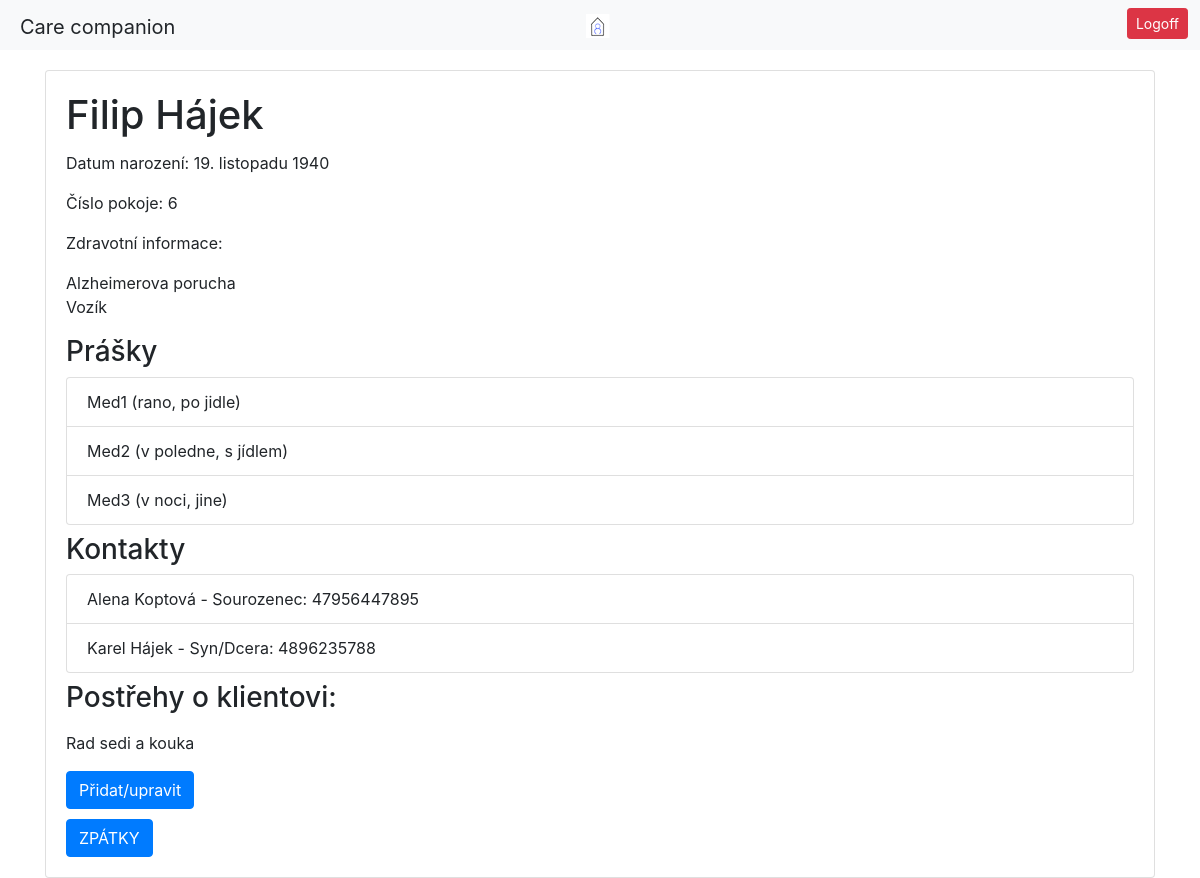
The page /opatrovnik/karty-klientu/Filip-Hájek/ (signed in) on the database as committed earlier.
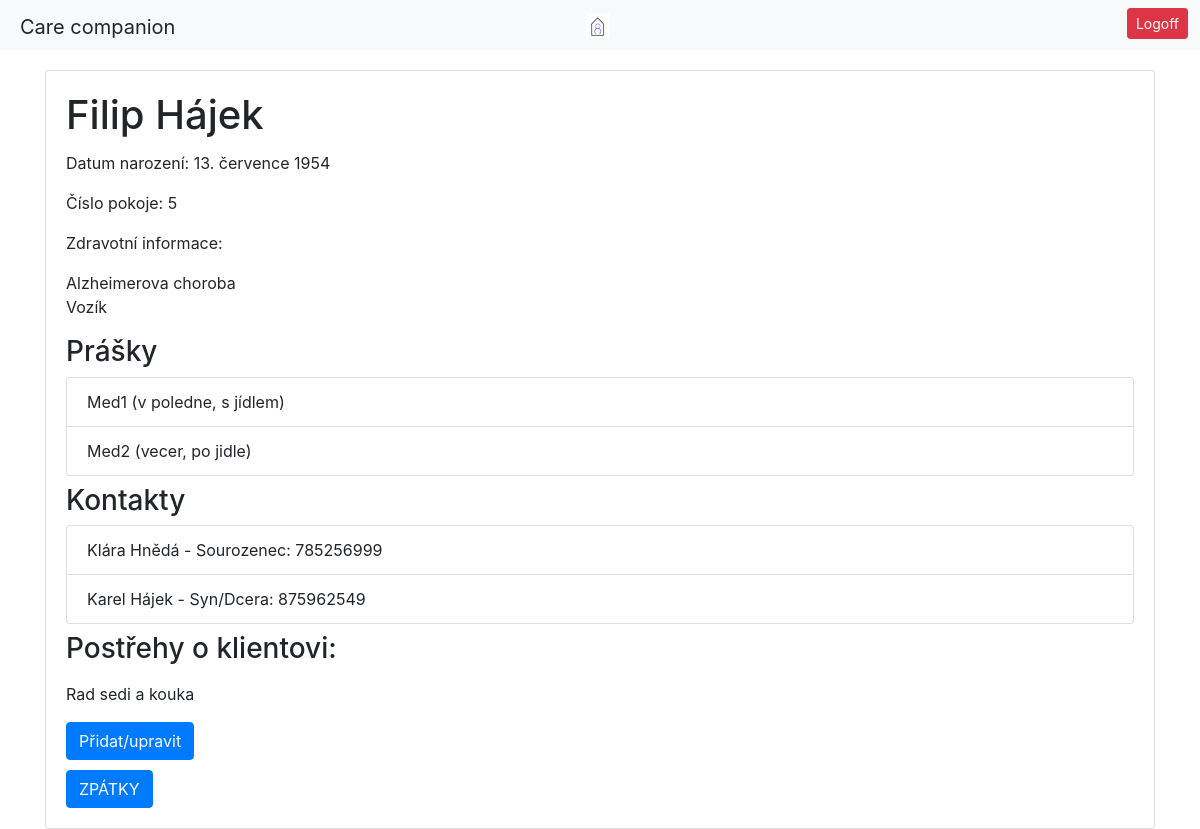
The same page on the database as committed later.
### patient/models.py (models this page shows)
class Patient(models.Model):
    user = models.OneToOneField(User, on_delete=models.CASCADE, default='', related_name='patient_profile')
    date_of_admission = models.DateField()
    room_number = models.IntegerField()
    birthday = models.DateField()
    health_info = models.TextField()
    observations = models.TextField(blank=True, null=True)
    objects = models.Manager()
    class ContactManager(models.Manager):
        def create_contact(self, patient, relationship, name, phone_number):
            return self.create(patient=patient, relationship=relationship, name=name, phone_number=phone_number)
    class MedicationIntakeManager(models.Manager):
        def create_medication(self, patient, medication, when, how):
            return self.create(patient=patient, medication=medication, when=when, how=how)
    medications = MedicationIntakeManager()
    contacts = ContactManager()
    class ActivityManager(models.Manager):
        def create_activity(self, patient, date, time, description):
            return self.create(patient=patient, date=date, time=time, description=description)
    activities = ActivityManager()
    @property
    def first_name(self):
        return self.user.first_name
    @property
    def last_name(self):
        return self.user.last_name

class MedicationIntake(models.Model):
    medication = models.CharField(max_length=50)
    WHEN_CHOICES = (
        ('rano', 'Ráno'),
        ('v poledne', 'V poledne'),
        ('vecer', 'Večer'),
        ('v noci', 'V noci'),
        ('jine', 'Jiné'),
    )
    when = models.CharField(max_length=20, choices=WHEN_CHOICES)
    HOW_CHOICES = (
        ('pred jidlem', 'Před jídlem'),
        ('s jídlem', 'S jídlem'),
        ('po jidle', 'Po jídle'),
        ('jine', 'Jiné'),
    )
    how = models.CharField(max_length=20, choices=HOW_CHOICES)
    patient = models.ForeignKey(Patient, on_delete=models.CASCADE)

class Contact(models.Model):
    RELATIONSHIP_CHOICES = (
        ('syn/dcera', 'Syn/Dcera'),
        ('pritel/kyne', 'Přítel/kyně'),
        ('sourozenec', 'Sourozenec'),
        ('rodic', 'Rodič'),
        ('manzel/ka', 'Manžel/ka'),
        ('jini pribuzni', 'Jiní příbuzní'),
        ('jine', 'Jiné'),
    )
    relationship = models.CharField(max_length=20, choices=RELATIONSHIP_CHOICES)
    name = models.CharField(max_length=25)
    phone_number = models.IntegerField(null=True)
    patient = models.ForeignKey(Patient, on_delete=models.CASCADE)

### caregiver/decorators.py (the view)
    def _wrapped_view(request, *args, **kwargs):
        if request.user.is_authenticated:
            groups = request.user.groups.values_list('name', flat=True)
            if 'Caregivers' in groups:
                return view_func(request, *args, **kwargs)
        messages.success(request, 'Pro přístup do aplikace se přihlašte.')
        return redirect('login_user')

### caregiver/views.py (called while the page is built)
@caregiver_required
def patient_info(request, full_name_of_patient):
    first_name, last_name = full_name_of_patient.split('-')
    patient = Patient.objects.get(user__first_name=first_name, user__last_name=last_name)
    form = ObservationForm(request.POST or None, instance=patient)
    if form.is_valid():
        form.save()
        return redirect('patient_info', full_name_of_patient)
    return render(request, 'patient_info.html', {'patient': patient, 'form': form})

### caregiver/templates/patient_info.html (shortened to what this page needs)
{% extends 'base_caregiver.html' %}
{% load static %}
{% block navbar %}
     <a href="{% url 'index_caregiver' %}"><img src="{% static 'CareLogo.png' %}" alt="Italian Trulli"></a>
{% endblock %}
{% block content %}
<div class="container">
    <div class="card">
        <div class="card-body">
            <h1 class="card-title">{{ patient.first_name }} {{ patient.last_name }}</h1>
            <p class="card-text">Datum narození: {{ patient.birthday }}</p>
            <p class="card-text">Číslo pokoje: {{ patient.room_number }}</p>
            <p class="card-text">Zdravotní informace: {{ patient.health_info|linebreaks }}</p>
            <h3>Prášky</h3>
            <ul class="list-group">
                {% for medication_intake in patient.medicationintake_set.all %}
                    <li class="list-group-item">{{ medication_intake.medication }} ({{ medication_intake.when }}, {{ medication_intake.how }})</li>
                {% endfor %}
            </ul>
            <h3 class="pt-2">Kontakty</h3>
            <ul class="list-group">
                {% for contact in patient.contact_set.all %}
                    <li class="list-group-item">{{ contact.name }} - {{ contact.get_relationship_display }}: {{ contact.phone_number }}</li>
                {% endfor %}
            </ul>
            <h3 class="pt-2">Postřehy o klientovi:</h3>
            {% if not form.instance.observations %}
                <div id="current-observations" style="display: none;">
            {% else %}
                <div id="current-observations">
            {% endif %}
                <p>{{ patient.observations|linebreaks }}</p>
            </div>
            <button id="edit-observations" class="btn btn-primary" style="margin-top: 0px; margin-bottom: 10px">Přidat/upravit</button>
            <br>
            <a href="{% url 'medical_cards' %}" class="btn btn-primary">ZPÁTKY</a>
        </div>
    </div>
</div>
</div>
{% endblock %}

### caregiver/templates/base_caregiver.html (shortened to what this page needs)
<!DOCTYPE html>
<html lang="en">
<head>
  <link rel="stylesheet" href="https://stackpath.bootstrapcdn.com/bootstrap/4.5.2/css/bootstrap.min.css">
    {% load static %}
  <link href="https://cdn.jsdelivr.net/npm/bootstrap-icons/font/bootstrap-icons.css" rel="stylesheet">
    <link  rel="stylesheet" href="{% static '/caregiver/caregiver.css' %}">
</head>
<body>
    <div class="container-fluid bg-light pt-1 pb-1">
        <div class="row">
            <div class="col d-none d-md-block">
                <div class="p-1 ml-3 mt-1 navbar-brand">Care companion</div>
            </div>
            <div class="col-9 col-sm-4 text-left text-sm-center">
                <div class="p-1 mt-1 mb-1 pl-3 pl-sm-0 text-muted">{% block navbar %}{% endblock %}</div>
            </div>
            <div class="col-3 col-sm-4 text-right">
                <div class="p-1 mr-2 text-end"><a class="btn btn-danger btn-sm" href="{% url 'logout_user' %}">Logoff</a></div>
            </div>
        </div>
    </div>
<div class="block-content">
 {% block content %}
 {% endblock %}
</body>
</html>

### static/caregiver/caregiver.css (style rules this page uses)
.container-fluid { padding-left: 0; padding-right: 0; }
div .card { margin-top: 20px; }

Rows that differ between the two databases and show on the page:
removed MedicationIntake: medication "Med3", when "v noci", how "jine"
changed Patient "Rad sedi a kouka": birthday "19. listopadu 1940" → "13. července 1954"; room_number "6" → "5"; health_info "Alzheimerova porucha Vozík" → "Alzheimerova choroba Vozík"
changed MedicationIntake "Med1": when "rano" → "v poledne"; how "po jidle" → "s jídlem"
changed MedicationIntake "Med2": when "v poledne" → "vecer"; how "s jídlem" → "po jidle"
changed Contact "Sourozenec": name "Alena Koptová" → "Klára Hnědá"; phone_number "47956447895" → "785256999"
changed Contact "Karel Hájek": phone_number "4896235788" → "875962549"
